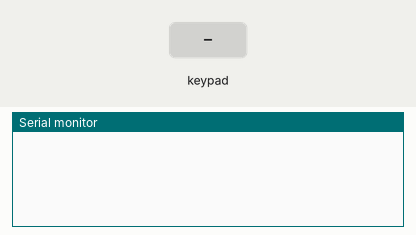
The sketch below on a simulated Arduino Uno, built with avr-gcc and run on an emulated ATmega328P. Parts: the last lines printed to the serial monitor. The test bench sets the inputs (shaded band).

Above: at 1.2 s.
1.3 s: key '1' pressed
At 2.1 s:
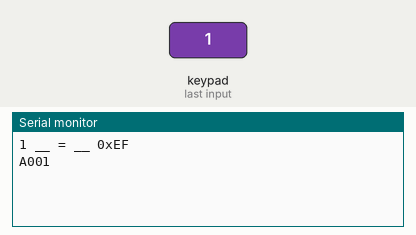
2.8 s: key 'a' pressed
At 3.2 s:
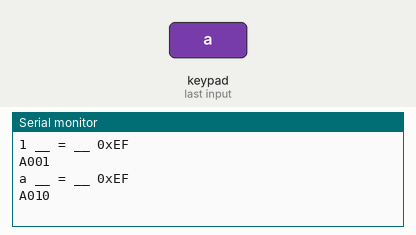
4.3 s: key 'b' pressed
At 5.5 s:
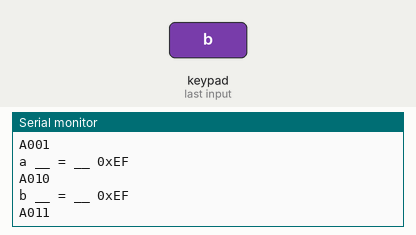
5.8 s: key 'c' pressed
At 6.7 s:
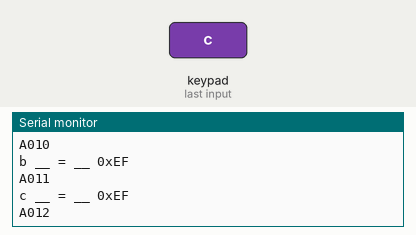
7.3 s: key 'd' pressed
At 7.8 s:
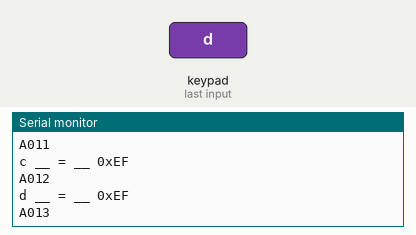
8.8 s: key 'e' pressed
At 10.2 s:
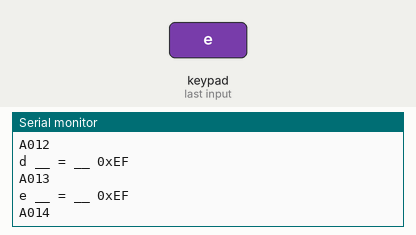
Timing chart, 0 to 11.3 s (numbered marks = the images above; inputs shaded):
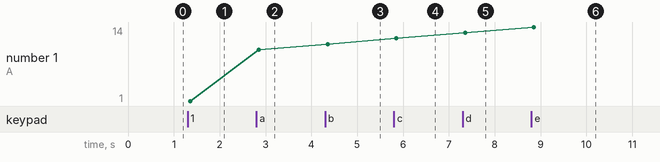

The sketch:

HelloKeypad2Meses.ino
```cpp
/*
AS for Mauricio Martins, projecto audio meses, etc, etc


*/


boolean DEBUG = true;//false;


/* @file HelloKeypad.pde
 || @version 1.0
 || @author Alexander Brevig
 || @contact alexanderbrevig@gmail.com
 ||
 || @description
 || | Demonstrates the simplest use of the matrix Keypad library.
 || #
 */
#include <Keypad.h>

const byte ROWS = 6; //four rows
const byte COLS = 7; //three columns
char keys[ROWS][COLS] = {
  {
    '1','2','3','4','5','6','7'    }
  ,
  {
    '8','9','a','b','c','d','e'    }
  ,
  {
    'f','g','h','i','j','k','l'    }
  ,
  {
    'm','n','o','p','q','r','s'    }
  ,
  {
    't','u','v','x','y','z','A'    }
  ,
  {
    'B','C','D','E','F','G','H'    }
};

char * keysAudio[ROWS][COLS] = {
  {
    "A001","A002","A003","A004","A005","A006","A007"    }
  ,
  {
    "A008","A009","A010","A011","A012","A013","A014"    }
  ,
  {
    "A015","A016","A017","i","j","k","l"    }
  ,
  {
    "m","n","o","p","q","r","s"    }
  ,
  {
    "t","u","v","x","y","z","A"    }
  ,
  {
    "B","C","D","E","F","G","H"    }
};


byte colPins[COLS] = {
  15,14,12,11,10,9,8}; //connect to the column pinouts of the keypad
byte rowPins[ROWS] = {
  7,6,5, 4, 3, 2}; //connect to the row pinouts of the keypad

// assim funciona
//byte colPins[COLS] = {15,14,12,11,10,9,8}; //connect to the column pinouts of the keypad
//byte rowPins[ROWS] = { 7,6,5, 4, 3, 2}; //connect to the row pinouts of the keypad


Keypad keypad = Keypad( makeKeymap(keys), rowPins, colPins, ROWS, COLS );

void setup(){
  Serial.begin(9600);
}

void loop(){
  char key = keypad.getKey();

  if (key){
    if(DEBUG)
      Serial.print(key);

    int row  = -1;
    int col = -1;
    for(int i=0; i<ROWS; i++) {
      for(int j=0; j<COLS; j++) {

        if( key == keys[i][j] ){
           row = i;
           col = j;
           break;
        }

      }
    }

  if(DEBUG) {
    Serial.print(" __ = __ ");
  }

    Serial.println("0xEF"); // send stop mp3 player
    delay(50);
    Serial.print(keysAudio[row][col]); // ´e isto q queres imprimir a partir dos botoes
    Serial.println();

  }


}
```

Measured:
- after the input at 1.3 s, the serial monitor: prints a new line at once (image 1)
- after the input at 2.8 s, the serial monitor: prints a new line at once (image 2)
- after the input at 4.3 s, the serial monitor: prints a new line at once (image 3)
- after the input at 5.8 s, the serial monitor: prints a new line at once (image 4)
- after the input at 7.3 s, the serial monitor: prints a new line at once (image 5)
- after the input at 8.8 s, the serial monitor: prints a new line at once (image 6)
- plotted number 1: 1 → 10 after the input at 2.8 s, 10 → 11 after the input at 4.3 s, 11 → 12 after the input at 5.8 s, 12 → 13 after the input at 7.3 s, 13 → 14 after the input at 8.8 s
